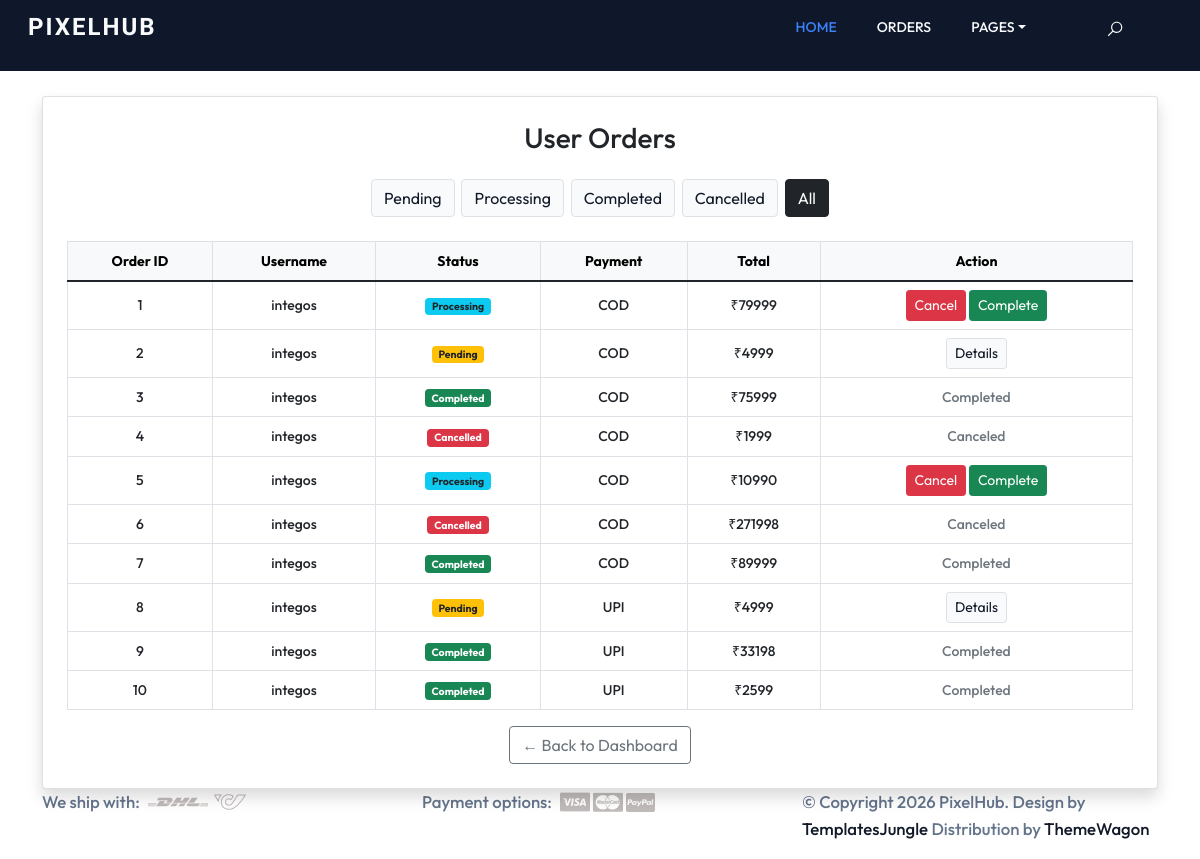
Page /userorder on the earlier database version.
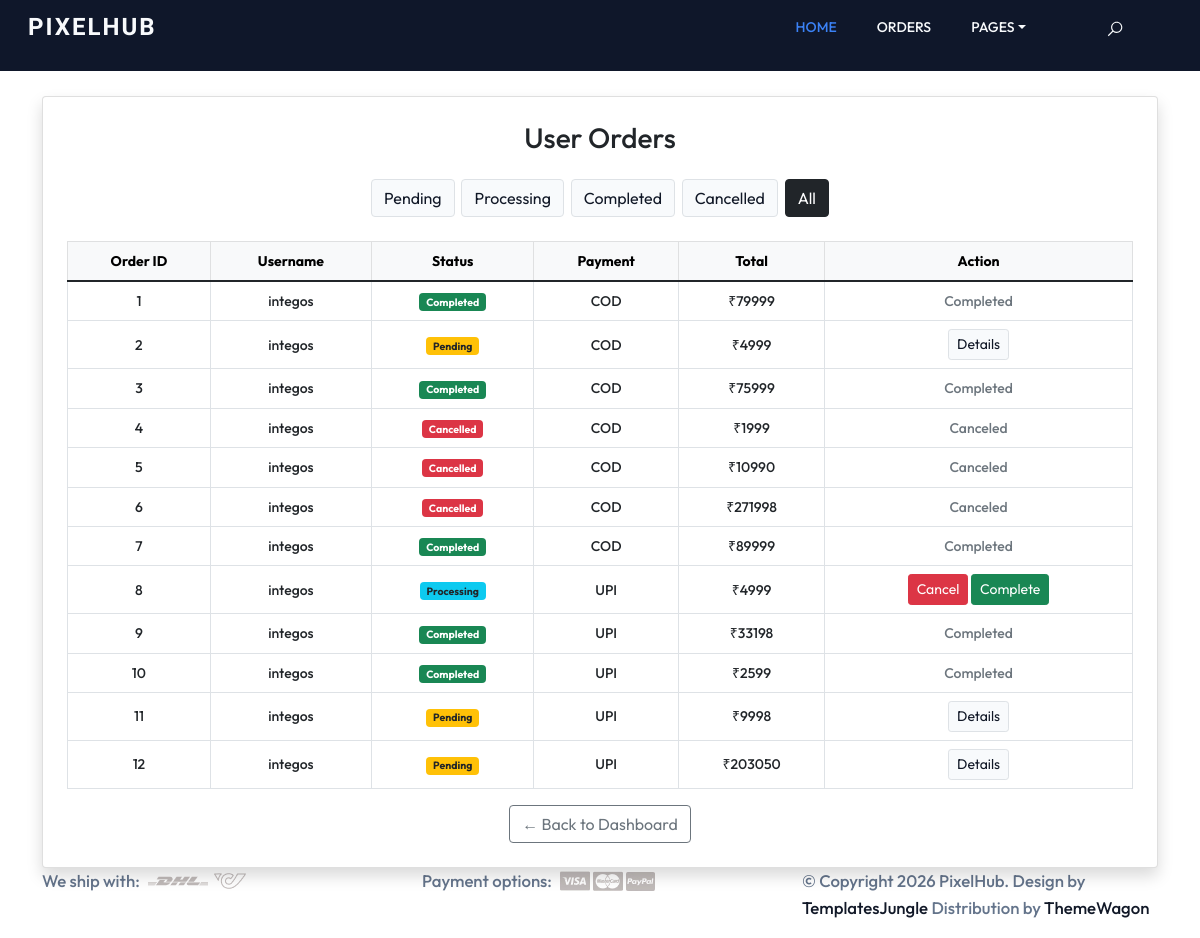
Same page on the later database version.
### user/models.py (models this page shows)
class Order(models.Model):
    user=models.ForeignKey(User,on_delete=models.CASCADE)
    orderdate=models.CharField(max_length=100)
    deliverydate=models.CharField(max_length=100)
    orderstatus=models.CharField(max_length=100,default='pending')
    paymentstatus=models.CharField(max_length=100)
    payment_method=models.CharField(max_length=100)
    tracking_id=models.CharField(max_length=100)
    carrier=models.CharField(max_length=100)
    total_amount=models.IntegerField(null=True)

### manager/views.py (the view)
# urls.py: path('userorder', views.userorder, name='userorder'),
def userorder(request):
    status=request.GET.get('status')
    orders = Order.objects.all()
    if status == 'pending':
        orders=Order.objects.filter(orderstatus='pending')
    if status == 'Processing':
        orders=Order.objects.filter(orderstatus='Processing')
    if status == 'Completed':
        orders=Order.objects.filter(orderstatus='Completed')
    if status =='Canceled':
        orders=Order.objects.filter(orderstatus='Canceled')
    if status =='all':
        orders=Order.objects.all()
    users = Register.objects.all()
    return render(request,'manager/userorder.html',{'orders':orders,'users': users})

### template/manager/userorder.html
{% extends 'manager/pixel.html' %}
{% block content %}
<div class="container mt-5 pt-5">
    <div class="card p-4 shadow">
        <h3 class="text-center mb-4">User Orders</h3>
        <div class="text-center mb-4">
            <a href="?status=pending" class="btn btn-light border me-1">Pending</a>
            <a href="?status=Processing" class="btn btn-light border me-1">Processing</a>
            <a href="?status=Completed" class="btn btn-light border me-1">Completed</a>
            <a href="?status=Canceled" class="btn btn-light border me-1">Cancelled</a>
            <a href="?status=all" class="btn btn-dark">All</a>
        </div>
        <div class="table-responsive">
            <table class="table table-bordered text-center align-middle">
                <thead class="table-light">
                    <tr>
                        <th>Order ID</th>
                        <th>Username</th>
                        <th>Status</th>
                        <th>Payment</th>
                        <th>Total</th>
                        <th>Action</th>
                    </tr>
                </thead>
                <tbody>
                    {% for item in orders %}
                    <tr>
                        <td>{{ item.id }}</td>
                        <td>{{ item.user.username }}</td>
                        <td>
                            {% if item.orderstatus == 'pending' %}
                                <span class="badge bg-warning text-dark">Pending</span>
                            {% elif item.orderstatus == 'Processing' %}
                                <span class="badge bg-info text-dark">Processing</span>
                            {% elif item.orderstatus == 'Completed' %}
                                <span class="badge bg-success">Completed</span>
                            {% else %}
                                <span class="badge bg-danger">Cancelled</span>
                            {% endif %}
                        </td>
                        <td>{{ item.payment_method }}</td>
                        <td>₹{{ item.total_amount }}</td>
                        <td>
                            {% if item.orderstatus == 'pending' %}
                                <a href="{% url 'orderdetails_for_manager' item.id %}" class="btn btn-light border btn-sm">
                                    Details
                                </a>
                            {% elif item.orderstatus == 'Processing' %}
                                <a href="{% url 'cancel_order' item.id %}" class="btn btn-danger btn-sm">
                                    Cancel
                                </a>
                                <a href="{% url 'Completeorder' item.id %}" class="btn btn-success btn-sm">
                                    Complete
                                </a>
                            {% else %}
                                <span class="text-muted">{{ item.orderstatus }}</span>
                            {% endif %}
                        </td>
                    </tr>
                    {% endfor %}
                </tbody>
            </table>
    <div class="text-center mt-3">
        <a href="{% url 'adminhome' %}" class="btn btn-outline-secondary">
            ← Back to Dashboard
        </a>
    </div>
        </div>
    </div>
</div>
{% endblock %}

### template/manager/pixel.html (shortened to what this page needs)
<!DOCTYPE html>
{% load static %}
<html>
<head>
  <link rel="stylesheet" type="text/css" href="{%static 'ministore/css/bootstrap.min.css'%}">
  <link rel="stylesheet" type="text/css" href="{%static 'ministore/style.css'%}">
  <link rel="stylesheet" href="https://cdn.jsdelivr.net/npm/swiper@9/swiper-bundle.min.css" />
</head>
<body data-bs-spy="scroll" data-bs-target="#navbar" data-bs-root-margin="0px 0px -40%" data-bs-smooth-scroll="true"
  tabindex="0">
  <header id="header" class="site-header header-scrolled position-fixed text-black bg-light fixed-top">
    <nav id="header-nav" class="navbar navbar-expand-lg px-3 mb-3">
      <div class="container-fluid">
        <a class="navbar-brand" href="{% url 'adminhome' %}">
          <h2 class="m-0 fw-bold text-uppercase"
            style="font-family: 'Orbitron', sans-serif; font-size: 1.5rem; letter-spacing: 2px; color: #111827;">
            PixelHub</h2>
        </a>
        <div class="offcanvas offcanvas-end" tabindex="-1" id="bdNavbar" aria-labelledby="bdNavbarOffcanvasLabel">
          <div class="offcanvas-body">
            <ul id="navbar" class="navbar-nav text-uppercase justify-content-end align-items-center flex-grow-1 pe-3">
              <li class="nav-item">
                <a class="nav-link me-4 active" href="{% url 'adminhome' %}">Home</a>
              </li>
              <li class="nav-item">
                <a class="nav-link me-4" href="{% url 'userorder' %}">Orders</a>
              </li>
              <li class="nav-item dropdown">
                <a class="nav-link me-4 dropdown-toggle link-dark" data-bs-toggle="dropdown" href="#" role="button"
                  aria-expanded="false">Pages</a>
              </li>
              <li class="nav-item">
                <div class="user-items ps-5">
                  <ul class="d-flex justify-content-end list-unstyled">
                    <li class="search-item pe-3">
                      <a href="#" class="search-button">
                        <svg class="search">
                          <use xlink:href="#search"></use>
                        </svg>
                      </a>
                    </li>
                    <li class="pe-3">
                  </ul>
                </div>
              </li>
            </ul>
          </div>
        </div>
      </div>
    </nav>
  </header>
  {% block content %}
  {% endblock %}
  {% block footer %}
  <footer class="footer" id="contact">
    <div class="container">
      <div class="row d-flex flex-wrap justify-content-between">
        <div class="col-md-4 col-sm-6">
          <div class="Shipping d-flex">
            <p>We ship with:</p>
            <div class="card-wrap ps-2">
              <img src="{%static 'ministore/images/dhl.png'%}" alt="visa">
              <img src="{%static 'ministore/images/shippingcard.png'%}" alt="mastercard">
            </div>
          </div>
        </div>
        <div class="col-md-4 col-sm-6">
          <div class="payment-method d-flex">
            <p>Payment options:</p>
            <div class="card-wrap ps-2">
              <img src="{%static 'ministore/images/visa.jpg'%}" alt="visa">
              <img src="{%static 'ministore/images/mastercard.jpg'%}" alt="mastercard">
              <img src="{%static 'ministore/images/paypal.jpg'%}" alt="paypal">
            </div>
          </div>
        </div>
        <div class="col-md-4 col-sm-6">
          <div class="copyright">
            <p>© Copyright 2026 PixelHub. Design by <a href="https://templatesjungle.com/">TemplatesJungle</a>
              Distribution by <a href="https://themewagon.com">ThemeWagon</a>
            </p>
          </div>
        </div>
      </div>
    </div>
    {% endblock %}
</body>
</html>

### static/ministore/style.css (style rules this page uses)
:root { --accent-color: #3B82F6; --white-color: #F8FAFC; --black-color: #0F172A; --gray-color: #F8FAFC; --gray-color-300: #E2E8F0; --gray-color-500: #64748B; --gray-color-800: #111827; --light-gray-color: #F8FAFC; --primary-color: #3B82F6; --bs-primary-rgb: 59,130,246; --light-color: #F8FAFC; --dark-color: #111827; --light-blue-color: #F8FAFC; --navbar-color-color: #0F172A; --swiper-theme-color: #3B82F6; --swiper-pagination-color: #3B82F6; }
:root { --body-font : "Outfit", sans-serif; --heading-font : "Outfit", sans-serif; }
*, *::before, *::after { -webkit-box-sizing: border-box; -moz-box-sizing: border-box; box-sizing: border-box; }
html { box-sizing: border-box; }
body { font-family: var(--body-font); font-size: 14px; font-weight: 500; line-height: 1.6; margin: 0; }
p { font-size: 1.2em; color: var(--gray-color-500); }
a { color: var(--dark-color); text-decoration: none; transition: 0.3s color ease-out; }
.bg-light { background: var(--light-color); }
.btn.btn-light { background-color: var(--light-color); color: var(--dark-color); border: none; }
.site-header { position: fixed; top: 0; width: 100%; z-index: 10; transition: background 0.3s ease-out; background-color: var(--navbar-color-color) !important; }
.site-header * { color: var(--white-color) !important; }
.site-header h2 { color: var(--white-color) !important; }
.site-header svg { fill: var(--white-color) !important; color: var(--white-color) !important; }
.site-header .nav-link.active, .site-header .nav-link:hover, .site-header a:hover { color: var(--primary-color) !important; }
.navbar-nav .nav-item a.nav-link { color: var(--accent-color); }
.navbar-nav .nav-item a.nav-link.active, .navbar-nav .nav-item a.nav-link:focus, .navbar-nav .nav-item a.nav-link:hover { color: var(--primary-color); }
#header-nav .offcanvas-end { width: 500px; }
.site-header .user-items svg { width: 18px; height: 18px; cursor: pointer; }

Differences in the rows shown:
changed Order id 1: orderstatus (not shown) → "Completed"; orderstatus "Processing Cancel Complete" → "Completed"
changed Order id 5: orderstatus (not shown) → "Canceled"; orderstatus "Processing Cancel Complete" → "Cancelled"
changed Order id 8: orderstatus "Pending Details" → "Processing Cancel Complete"
added Order: id "11", user.username "integos", orderstatus "Pending", payment_method "UPI", total_amount "9998"
added Order: id "12", user.username "integos", orderstatus "Pending", payment_method "UPI", total_amount "203050"
